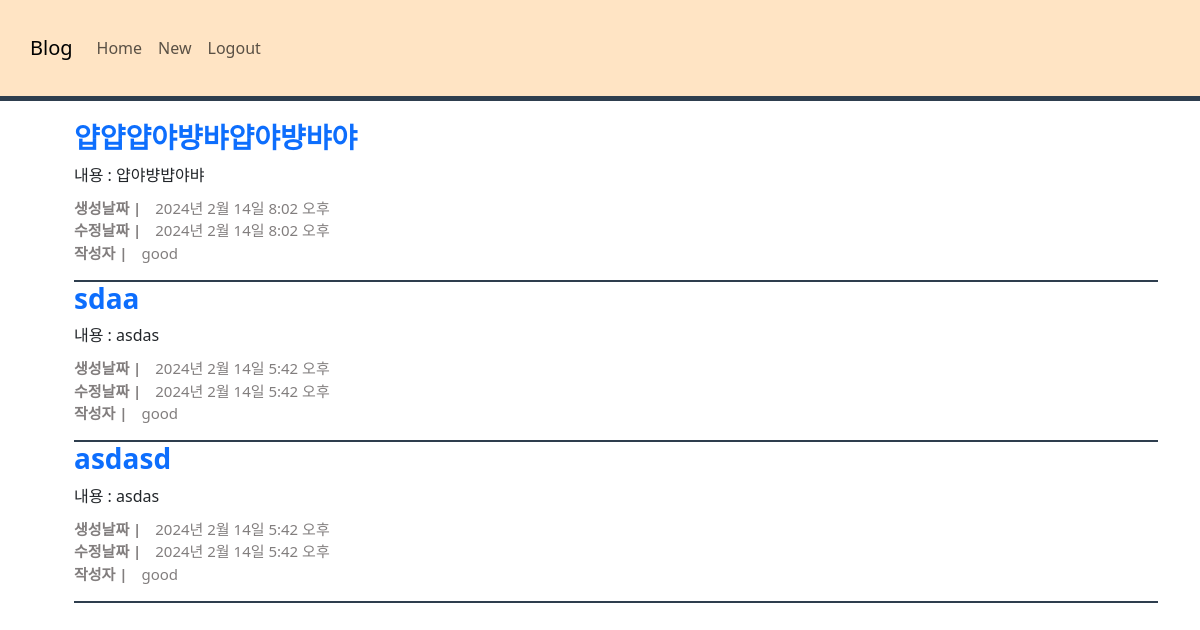
Screenshot of /blog/ (signed in) with the database file from the repository.
### blog/models.py (models this page shows, shortened)
class Post(models.Model):
    title = models.CharField(max_length=100)  # 제목
    content = models.TextField()  # 내용
    created_at = models.DateTimeField(auto_now_add=True)  # 작성일
    updated_at = models.DateTimeField(auto_now=True)  # 수정일
    author = models.ForeignKey(settings.AUTH_USER_MODEL, on_delete=models.CASCADE)  # 작성자

### accounts/models.py (models this page shows)
class User(AbstractUser):
    pass

### blog/views.py (the view)
# urls.py: path("", views.post_list, name="post_list"),
@login_required(login_url="accounts:login")
def post_list(request):
    user_pk = request.user.pk
    posts = Post.objects.filter(author=user_pk).order_by("-created_at")
    data = {"posts": posts}
    return render(request, "blog/post_lists.html", data)

### templates/blog/post_lists.html
{% extends "base.html" %} {% block content %}
<div class="container">
  {% if posts %}
  <ul class="list">
    {% for post in posts %}
    <li class="item">
      <h3>
        <a href="{% url 'blog:post_details' post.id %}">{{ post.title }}</a>
      </h3>
      <div class="content">내용 : {{ post.content | truncatewords:20 }}</div>
      <div class="info">
        <div class="created-date">
          <span>생성날짜 | </span>{{ post.created_at }}
        </div>
        <div class="updated-date">
          <span>수정날짜 | </span>{{ post.updated_at }}
        </div>
        <div class="author"><span>작성자 | </span>{{ post.author }}</div>
      </div>
    </li>
    {% endfor %}
  </ul>
  {% else %}
  <h1 class="not-found-post">게시글이 없습니다.</h1>
  {% endif %}
</div>
{% endblock %}

### templates/base.html (shortened to what this page needs)
{% load static %}
<!DOCTYPE html>
<html lang="ko">
  <head>
    <link
      rel="stylesheet"
      type="text/css"
      href="{% static 'css/bootstrap.min.css' %}"
    />
    <link rel="stylesheet" type="text/css" href="{% static 'css/blog.css' %}" />
  </head>
  <body>
    <div class="header">
      <nav class="navbar navbar-expand-lg">
        <a class="navbar-brand" href="{% url 'blog:post_list' %}">Blog</a>
        {% if user.is_authenticated %}
        <div class="collapse navbar-collapse" id="navbarNav">
          <ul class="navbar-nav">
            <li class="nav-item active">
              <a class="nav-link" href="{% url 'blog:post_list' %}">Home </a>
            </li>
            <li class="nav-item">
              <a class="nav-link" href="{% url 'blog:post_new' %}">New</a>
            </li>
            <li class="nav-item d-flex">
              <a class="nav-link" href="{% url 'accounts:logout' %}">Logout</a>
            </li>
          </ul>
        </div>
        {% endif %}
      </nav>
    </div>
    <div class="content">{% block content %} {% endblock %}</div>
  </body>
</html>

### static/css/blog.css (style rules this page uses)
.header { background-color: bisque; color: white; padding: 20px 30px; border-bottom: 5px solid #2e3e4e; margin-bottom: 20px; }
a:link { text-decoration: none; }
.item h3 { font-weight: bolder; }
.item { padding-bottom: 15px; overflow: hidden; border-bottom: 2px solid #2e3e4e; }
.info { display: inline-block; color: #827e7e; margin-top: 10px; font-size: 15px; }
.info span { margin-right: 10px; font-weight: bold; }

### rows the page displays
Post: title "얍얍얍야뱡뱌얍야뱡뱌야", content "얍야뱡뱝야뱌", created_at "2024년 2월 14일 8:02 오후", updated_at "2024년 2월 14일 8:02 오후", author "good"
Post: title "sdaa", content "asdas", created_at "2024년 2월 14일 5:42 오후", updated_at "2024년 2월 14일 5:42 오후", author "good"
Post: title "asdasd", content "asdas", created_at "2024년 2월 14일 5:42 오후", updated_at "2024년 2월 14일 5:42 오후", author "good"
